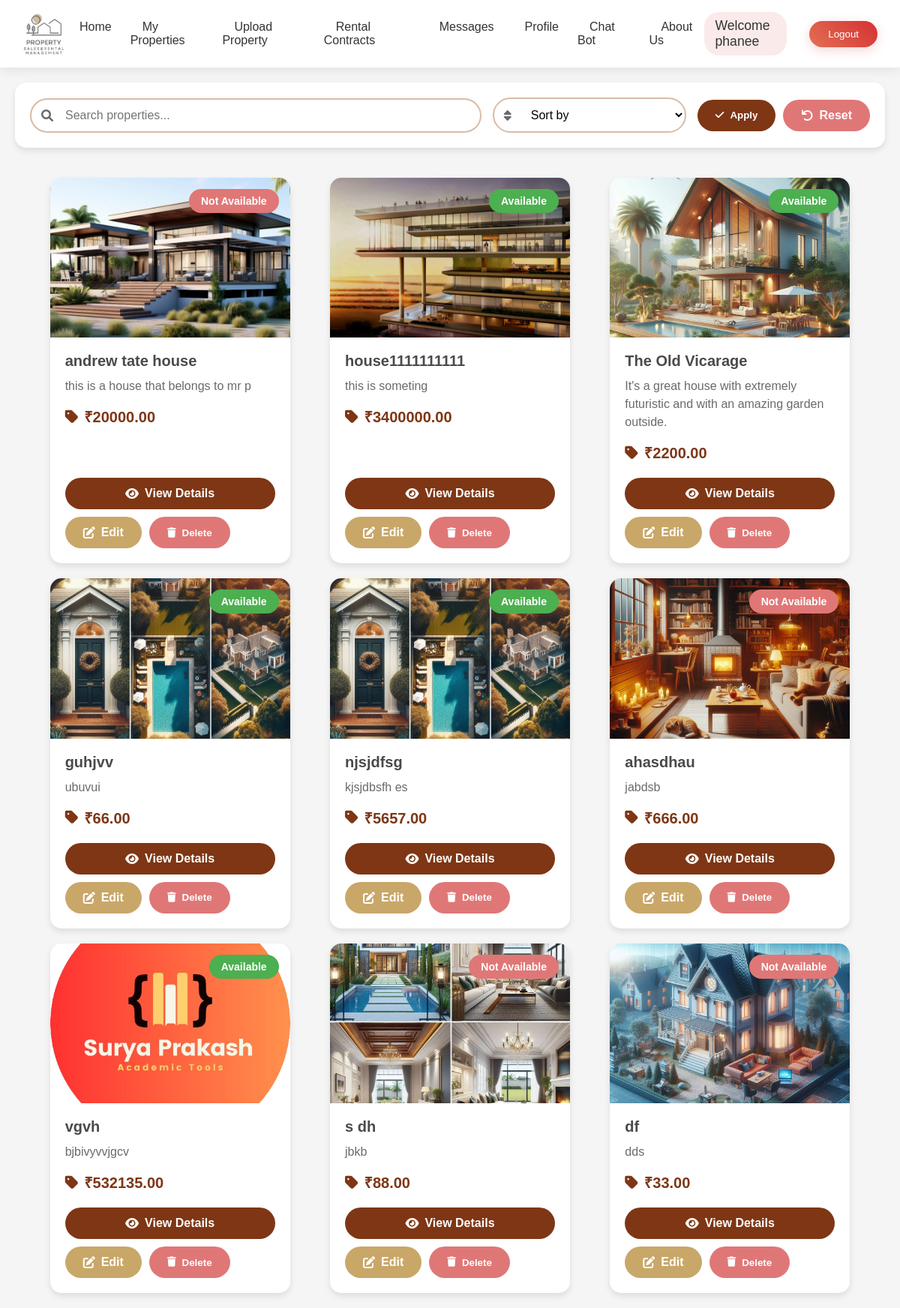
The page /ownerapp/property_list/ (signed in) on the database as committed earlier.
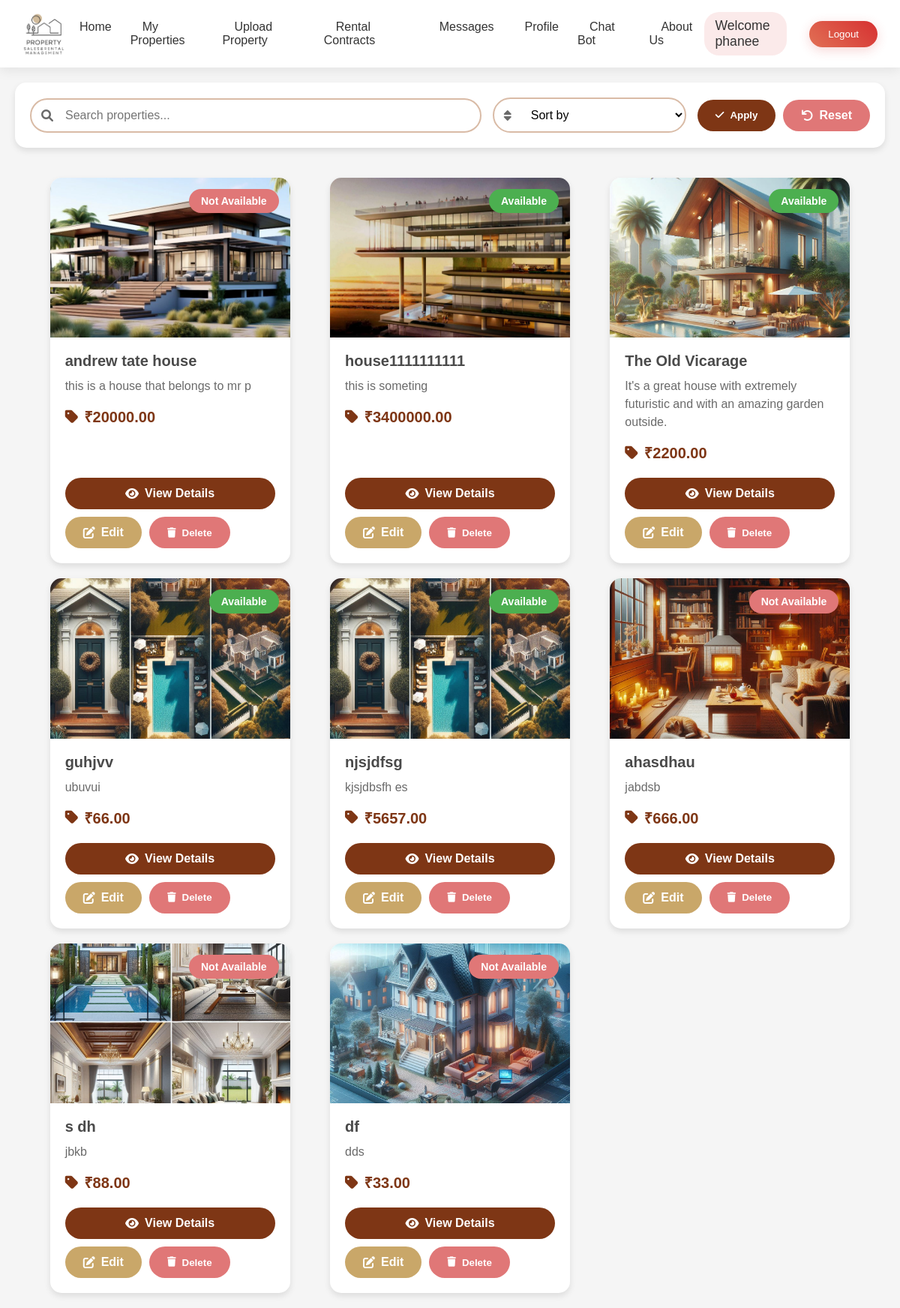
The same page on the database as committed later.
### ownerapp/models.py (models this page shows, shortened)
class Property(models.Model):
    PROPERTY_TYPE_CHOICES = [
        ('Rent', 'Rent'),
        ('Sale', 'Sale'),
    ]
    OCCUPANCY_CHOICES = [
        ('Available', 'Available'),
        ('Not Available', 'Not Available'),
    ]
    PARKING = [
        ('Available', 'Available'),
        ('Not Available', 'Not Available'),
    ]
    title = models.CharField(max_length=200)
    image = models.ImageField(upload_to='property_images/')
    image_2 = models.ImageField(upload_to='property_images/', blank=True, null=True)
    image_3 = models.ImageField(upload_to='property_images/', blank=True, null=True)
    overview = models.TextField(max_length=100)
    location = models.CharField(max_length=200)
    location_url = models.URLField(max_length=500, blank=True, null=True, help_text="OpenStreetMap URL for the property location")
    address = models.TextField(max_length=300, blank=True, null=True)
    property_type = models.CharField(max_length=10, choices=PROPERTY_TYPE_CHOICES, default='Rent')
    price = models.DecimalField(max_digits=10, decimal_places=2)
    description = models.TextField()
    size = models.PositiveIntegerField()
    bedrooms = models.PositiveIntegerField()
    bathrooms = models.PositiveIntegerField()
    parking = models.CharField(max_length=20,choices=PARKING,default='Available')
    year_built = models.PositiveIntegerField()
    flooring_type = models.CharField(max_length=100)
    owner_name = models.CharField(max_length=100, default='Owner Name')
    email = models.EmailField()
    phone = models.CharField(max_length=15)
    occupancy_status = models.CharField(max_length=20,choices=OCCUPANCY_CHOICES,default='Available')
    owner = models.ForeignKey(User, on_delete=models.CASCADE, related_name='properties', default=1)

### ownerapp/views.py (the view)
# urls.py: path('property_list/', views.property_list, name='property_list'),
@login_required
def property_list(request):
    search_query = request.GET.get('search', '')
    filter_option = request.GET.get('filter', '')
    user_type = None
    properties = Property.objects.none()  # Start with an empty queryset
    if request.user.username == 'admin' and authenticate(username='admin', password='admin'):
        user_type = 'admin'
        properties = Property.objects.all()  # Admin sees all properties
    elif OwnerUser.objects.filter(user=request.user).exists():
        user_type = 'owner'
        properties = Property.objects.filter(owner=request.user)  # Only show properties uploaded by the owner
    if search_query:
        properties = properties.filter(
            Q(title__icontains=search_query) |
            Q(location__icontains=search_query) |
            Q(description__icontains=search_query)
        )
    if filter_option:
        if filter_option == 'price_asc':
            properties = properties.order_by('price')  # Price low to high
        elif filter_option == 'price_desc':
            properties = properties.order_by('-price')  # Price high to low
    context = {
        'properties': properties,
        'user_type': user_type,  # Pass the user type to the template for navbar logic
    }
    return render(request, 'ownerApp/property_list.html', context)

### templates/ownerApp/property_list.html (shortened to what this page needs)
{% load static %}
<html lang="en">
<head>
    <link rel="stylesheet" href="https://cdnjs.cloudflare.com/ajax/libs/font-awesome/6.0.0/css/all.min.css">
    <link rel="stylesheet" href="{% static 'css/ownerApp/property_list.css' %}">
    <link rel="stylesheet" href="{% static 'css/adminApp/homepage.css' %}">
</head>
<body>
    {% if user_type == 'admin' %}
        {% include 'Navbar/adminNavBar.html' %}
    {% elif user_type == 'owner' %}
        {% include 'Navbar/ownerNavBar.html' %}
    {% elif user_type == 'tenant' %}
        {% include 'Navbar/tenentNavBar.html' %}
    {% endif %}
    <div class="search-filter-container">
        <form method="GET" action="{% url 'ownerapp:property_list' %}" class="search-form">
            <div class="search-input-group">
                <div class="search-wrapper">
                    <i class="fas fa-search search-icon"></i>
                    <input type="text" name="search"
                           placeholder="Search properties..."
                           value="{{ request.GET.search }}"
                           aria-label="Search properties">
                </div>
                <div class="filter-wrapper">
                    <i class="fas fa-sort filter-icon"></i>
                    <select name="filter" id="filter" aria-label="Sort properties">
                        <option value="">Sort by</option>
                    </select>
                </div>
                <div class="button-container">
                    <button type="submit" class="view-details">
                        <i class="fas fa-check"></i> Apply
                    </button>
                    <a href="{% url 'ownerapp:property_list' %}" class="reset-button">
                        <i class="fas fa-undo"></i> Reset
                    </a>
                </div>
            </div>
        </form>
    </div>
    <div class="property-list">
        {% for property in properties %}
        <div class="property-card">
            <div class="property-image-container">
                <img src="{{ property.image.url }}"
                     alt="{{ property.title }}"
                     class="property-image"
                     loading="lazy">
                <div class="property-status">
                    <span class="status-badge {% if property.occupancy_status == 'Available' %}available{% else %}occupied{% endif %}">
                        {{ property.occupancy_status }}
                    </span>
                </div>
            </div>
            <div class="property-details">
                <h3>{{ property.title }}</h3>
                <p class="property-description">
                    {{ property.overview|slice:":80" }}{% if property.overview|length > 80 %}...{% endif %}
                </p>
                <div class="property-info">
                    <p class="price"><i class="fas fa-tag"></i> <strong>₹{{ property.price }}</strong></p>
                </div>
                <div class="property-actions">
                    <a href="{% url 'ownerapp:property_detail' property.pk %}" class="view-details">
                        <i class="fas fa-eye"></i> View Details
                    </a>
                    {% if request.user == property.owner or user_type == 'admin' %}
                    <div class="admin-actions">
                        <a href="{% url 'ownerapp:edit_property' property.pk %}" class="view-details-edit">
                            <i class="fas fa-edit"></i> Edit
                        </a>
                        <button class="delete-button"
                                data-property-id="{{ property.pk }}"
                                data-url="{% url 'ownerapp:delete_property' property.pk %}">
                            <i class="fas fa-trash"></i> Delete
                        </button>
                    </div>
                    {% endif %}
                </div>
            </div>
        </div>
        {% empty %}
        <div class="no-properties">
            <i class="fas fa-home"></i>
            <p>No properties found.</p>
        </div>
        {% endfor %}
    </div>
</body>
</html>

Rows that differ between the two databases and show on the page:
removed Property: image (picture), occupancy_status "Available", title "vgvh", overview "bjbivyvvjgcv", price "532135.00"
